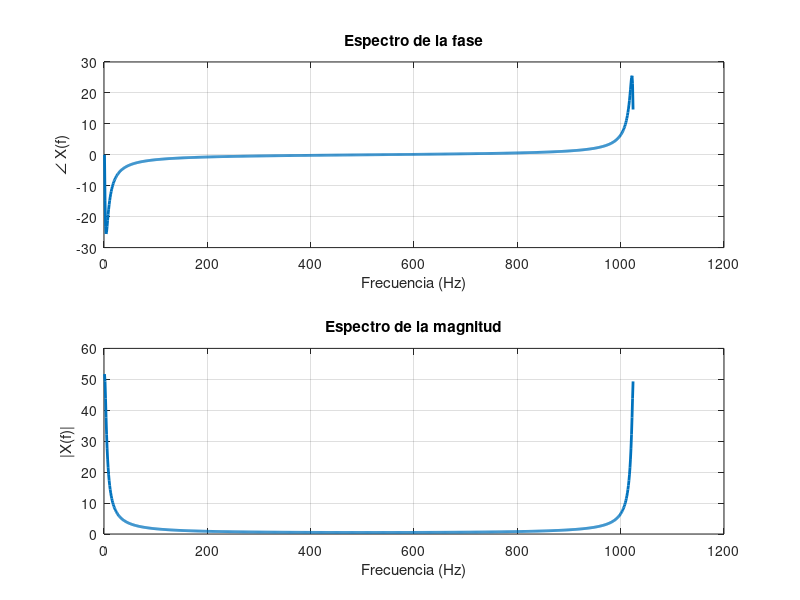
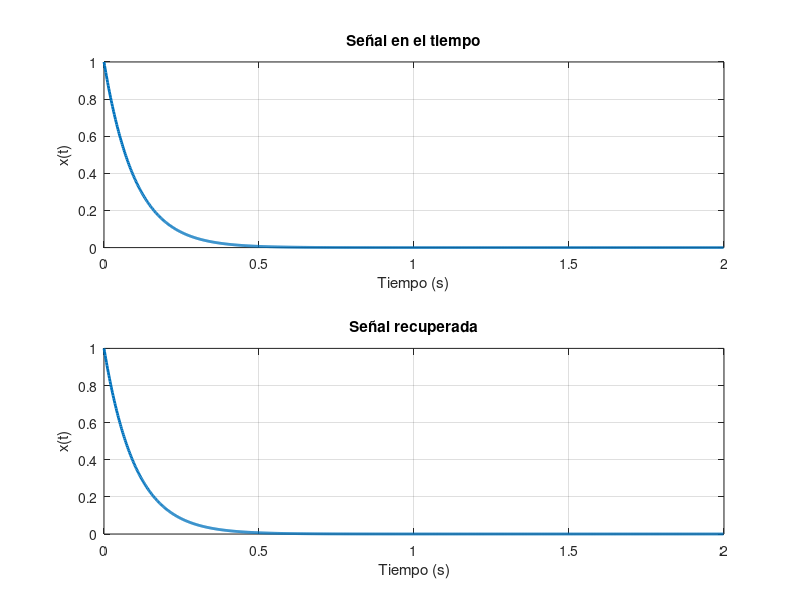

Write the MATLAB code that produced these figures, in order.
% Frecuencia de muestreo
Fs = 512;

% Periodo de muestreo
Ts = 1/Fs;

% Muestras
L = 1024; 

% Vector tiempo
t = (0:L-1).*Ts;

% Para la señal
s1 = (t>=0);
s2 = exp(-10*t);
s = s1.*s2;

% Para el espectro de fase de la señal
figure 1
Y = fft(s);
subplot(211)
plot(imag(Y), 'linewidth', 2)
title('Espectro de la fase')
xlabel('Frecuencia (Hz)')
ylabel('\angle X(f)')
grid on

% Para el espectro de magnitud de la señal
subplot(212)
plot(abs(Y), 'linewidth', 2)
title('Espectro de la magnitud')
xlabel('Frecuencia (Hz)')
ylabel("|X(f)|")
grid on

figure 2
% Señal recuperada
xt = ifft(Y);

% Para la gráfica de la señal
subplot(211)
plot(t, s, 'linewidth', 2)
title("Señal en el tiempo")
xlabel("Tiempo (s)")
ylabel("x(t)")
grid on

subplot(212)
plot(t, xt, 'linewidth', 2)
title("Señal recuperada")
xlabel("Tiempo (s)")
ylabel("x(t)")
grid on
pause
